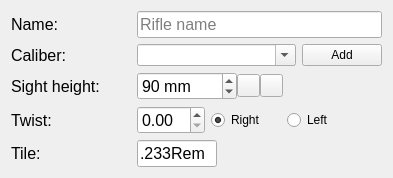
<?xml version="1.0" encoding="UTF-8"?>
<ui version="4.0">
 <class>catalogRifle</class>
 <widget class="QWidget" name="catalogRifle">
  <property name="geometry">
   <rect>
    <x>0</x>
    <y>0</y>
    <width>393</width>
    <height>167</height>
   </rect>
  </property>
  <property name="maximumSize">
   <size>
    <width>16777215</width>
    <height>167</height>
   </size>
  </property>
  <property name="windowTitle">
   <string>Form</string>
  </property>
  <layout class="QGridLayout" name="gridLayout">
   <item row="4" column="1">
    <widget class="QLineEdit" name="caliberShort">
     <property name="sizePolicy">
      <sizepolicy hsizetype="Fixed" vsizetype="Preferred">
       <horstretch>0</horstretch>
       <verstretch>0</verstretch>
      </sizepolicy>
     </property>
     <property name="minimumSize">
      <size>
       <width>0</width>
       <height>0</height>
      </size>
     </property>
     <property name="maximumSize">
      <size>
       <width>80</width>
       <height>16777215</height>
      </size>
     </property>
     <property name="font">
      <font>
       <pointsize>12</pointsize>
      </font>
     </property>
     <property name="styleSheet">
      <string notr="true"/>
     </property>
     <property name="text">
      <string notr="true">.233Rem</string>
     </property>
     <property name="maxLength">
      <number>8</number>
     </property>
    </widget>
   </item>
   <item row="2" column="0">
    <widget class="QLabel" name="label_67">
     <property name="sizePolicy">
      <sizepolicy hsizetype="Preferred" vsizetype="Preferred">
       <horstretch>0</horstretch>
       <verstretch>0</verstretch>
      </sizepolicy>
     </property>
     <property name="minimumSize">
      <size>
       <width>120</width>
       <height>0</height>
      </size>
     </property>
     <property name="font">
      <font>
       <pointsize>12</pointsize>
      </font>
     </property>
     <property name="text">
      <string>Sight height:</string>
     </property>
    </widget>
   </item>
   <item row="1" column="1">
    <widget class="QComboBox" name="caliberName">
     <property name="sizePolicy">
      <sizepolicy hsizetype="Expanding" vsizetype="Preferred">
       <horstretch>0</horstretch>
       <verstretch>0</verstretch>
      </sizepolicy>
     </property>
     <property name="editable">
      <bool>true</bool>
     </property>
    </widget>
   </item>
   <item row="1" column="0">
    <widget class="QLabel" name="label_23">
     <property name="sizePolicy">
      <sizepolicy hsizetype="Preferred" vsizetype="Preferred">
       <horstretch>0</horstretch>
       <verstretch>0</verstretch>
      </sizepolicy>
     </property>
     <property name="minimumSize">
      <size>
       <width>120</width>
       <height>0</height>
      </size>
     </property>
     <property name="font">
      <font>
       <pointsize>12</pointsize>
      </font>
     </property>
     <property name="text">
      <string>Caliber:</string>
     </property>
    </widget>
   </item>
   <item row="0" column="0">
    <widget class="QLabel" name="label_25">
     <property name="sizePolicy">
      <sizepolicy hsizetype="Preferred" vsizetype="Preferred">
       <horstretch>0</horstretch>
       <verstretch>0</verstretch>
      </sizepolicy>
     </property>
     <property name="minimumSize">
      <size>
       <width>120</width>
       <height>0</height>
      </size>
     </property>
     <property name="font">
      <font>
       <pointsize>12</pointsize>
      </font>
     </property>
     <property name="text">
      <string>Name:</string>
     </property>
    </widget>
   </item>
   <item row="3" column="0">
    <widget class="QLabel" name="label_68">
     <property name="sizePolicy">
      <sizepolicy hsizetype="Preferred" vsizetype="Preferred">
       <horstretch>0</horstretch>
       <verstretch>0</verstretch>
      </sizepolicy>
     </property>
     <property name="minimumSize">
      <size>
       <width>120</width>
       <height>0</height>
      </size>
     </property>
     <property name="font">
      <font>
       <pointsize>12</pointsize>
      </font>
     </property>
     <property name="text">
      <string>Twist:</string>
     </property>
    </widget>
   </item>
   <item row="4" column="0">
    <widget class="QLabel" name="label_24">
     <property name="sizePolicy">
      <sizepolicy hsizetype="Preferred" vsizetype="Preferred">
       <horstretch>0</horstretch>
       <verstretch>0</verstretch>
      </sizepolicy>
     </property>
     <property name="minimumSize">
      <size>
       <width>120</width>
       <height>0</height>
      </size>
     </property>
     <property name="font">
      <font>
       <pointsize>12</pointsize>
      </font>
     </property>
     <property name="text">
      <string>Tile:</string>
     </property>
    </widget>
   </item>
   <item row="1" column="2">
    <widget class="QPushButton" name="pushButton">
     <property name="sizePolicy">
      <sizepolicy hsizetype="Preferred" vsizetype="Preferred">
       <horstretch>0</horstretch>
       <verstretch>0</verstretch>
      </sizepolicy>
     </property>
     <property name="text">
      <string>Add</string>
     </property>
    </widget>
   </item>
   <item row="0" column="1" colspan="2">
    <widget class="QLineEdit" name="rifleName">
     <property name="sizePolicy">
      <sizepolicy hsizetype="Expanding" vsizetype="Preferred">
       <horstretch>0</horstretch>
       <verstretch>0</verstretch>
      </sizepolicy>
     </property>
     <property name="minimumSize">
      <size>
       <width>200</width>
       <height>0</height>
      </size>
     </property>
     <property name="font">
      <font>
       <pointsize>12</pointsize>
      </font>
     </property>
     <property name="styleSheet">
      <string notr="true"/>
     </property>
     <property name="text">
      <string notr="true"/>
     </property>
     <property name="maxLength">
      <number>20</number>
     </property>
     <property name="frame">
      <bool>true</bool>
     </property>
     <property name="placeholderText">
      <string>Rifle name</string>
     </property>
    </widget>
   </item>
   <item row="2" column="1" colspan="2">
    <widget class="QWidget" name="widget_38" native="true">
     <property name="sizePolicy">
      <sizepolicy hsizetype="Expanding" vsizetype="Preferred">
       <horstretch>0</horstretch>
       <verstretch>0</verstretch>
      </sizepolicy>
     </property>
     <property name="minimumSize">
      <size>
       <width>0</width>
       <height>0</height>
      </size>
     </property>
     <layout class="QHBoxLayout" name="horizontalLayout_10">
      <property name="spacing">
       <number>0</number>
      </property>
      <property name="leftMargin">
       <number>0</number>
      </property>
      <property name="topMargin">
       <number>0</number>
      </property>
      <property name="rightMargin">
       <number>0</number>
      </property>
      <property name="bottomMargin">
       <number>0</number>
      </property>
      <item>
       <widget class="QSpinBox" name="sh">
        <property name="sizePolicy">
         <sizepolicy hsizetype="Minimum" vsizetype="Preferred">
          <horstretch>0</horstretch>
          <verstretch>0</verstretch>
         </sizepolicy>
        </property>
        <property name="minimumSize">
         <size>
          <width>100</width>
          <height>0</height>
         </size>
        </property>
        <property name="maximumSize">
         <size>
          <width>80</width>
          <height>16777215</height>
         </size>
        </property>
        <property name="font">
         <font>
          <pointsize>12</pointsize>
         </font>
        </property>
        <property name="styleSheet">
         <string notr="true"/>
        </property>
        <property name="suffix">
         <string> mm</string>
        </property>
        <property name="maximum">
         <number>200</number>
        </property>
        <property name="value">
         <number>90</number>
        </property>
       </widget>
      </item>
      <item>
       <widget class="QPushButton" name="lPushButton_28">
        <property name="sizePolicy">
         <sizepolicy hsizetype="Fixed" vsizetype="Preferred">
          <horstretch>0</horstretch>
          <verstretch>0</verstretch>
         </sizepolicy>
        </property>
        <property name="maximumSize">
         <size>
          <width>23</width>
          <height>23</height>
         </size>
        </property>
        <property name="text">
         <string/>
        </property>
        <property name="icon">
         <iconset>
          <normaloff>../.rsrc/res/drawable/arrowrlbtn21a.png</normaloff>../.rsrc/res/drawable/arrowrlbtn21a.png</iconset>
        </property>
       </widget>
      </item>
      <item>
       <widget class="QPushButton" name="rPushButton_28">
        <property name="sizePolicy">
         <sizepolicy hsizetype="Fixed" vsizetype="Preferred">
          <horstretch>0</horstretch>
          <verstretch>0</verstretch>
         </sizepolicy>
        </property>
        <property name="maximumSize">
         <size>
          <width>23</width>
          <height>23</height>
         </size>
        </property>
        <property name="text">
         <string/>
        </property>
        <property name="icon">
         <iconset>
          <normaloff>../.rsrc/res/drawable/arrowlrbtn21a.png</normaloff>../.rsrc/res/drawable/arrowlrbtn21a.png</iconset>
        </property>
       </widget>
      </item>
      <item>
       <spacer name="horizontalSpacer_4">
        <property name="sizePolicy">
         <sizepolicy hsizetype="Preferred" vsizetype="Minimum">
          <horstretch>0</horstretch>
          <verstretch>0</verstretch>
         </sizepolicy>
        </property>
        <property name="orientation">
         <enum>Qt::Horizontal</enum>
        </property>
        <property name="sizeHint" stdset="0">
         <size>
          <width>40</width>
          <height>20</height>
         </size>
        </property>
       </spacer>
      </item>
     </layout>
    </widget>
   </item>
   <item row="3" column="1" colspan="2">
    <widget class="QWidget" name="widget_8" native="true">
     <property name="sizePolicy">
      <sizepolicy hsizetype="Preferred" vsizetype="Preferred">
       <horstretch>0</horstretch>
       <verstretch>0</verstretch>
      </sizepolicy>
     </property>
     <layout class="QHBoxLayout" name="horizontalLayout_49">
      <property name="spacing">
       <number>6</number>
      </property>
      <property name="leftMargin">
       <number>0</number>
      </property>
      <property name="topMargin">
       <number>0</number>
      </property>
      <property name="rightMargin">
       <number>0</number>
      </property>
      <property name="bottomMargin">
       <number>0</number>
      </property>
      <item>
       <widget class="QDoubleSpinBox" name="twist">
        <property name="sizePolicy">
         <sizepolicy hsizetype="Minimum" vsizetype="Preferred">
          <horstretch>0</horstretch>
          <verstretch>0</verstretch>
         </sizepolicy>
        </property>
        <property name="font">
         <font>
          <pointsize>12</pointsize>
         </font>
        </property>
        <property name="styleSheet">
         <string notr="true"/>
        </property>
       </widget>
      </item>
      <item>
       <widget class="QRadioButton" name="rightTwist">
        <property name="enabled">
         <bool>true</bool>
        </property>
        <property name="sizePolicy">
         <sizepolicy hsizetype="Preferred" vsizetype="Preferred">
          <horstretch>0</horstretch>
          <verstretch>0</verstretch>
         </sizepolicy>
        </property>
        <property name="minimumSize">
         <size>
          <width>70</width>
          <height>0</height>
         </size>
        </property>
        <property name="styleSheet">
         <string notr="true"/>
        </property>
        <property name="text">
         <string>Right</string>
        </property>
        <property name="checked">
         <bool>true</bool>
        </property>
       </widget>
      </item>
      <item>
       <widget class="QRadioButton" name="leftTwist">
        <property name="sizePolicy">
         <sizepolicy hsizetype="Preferred" vsizetype="Preferred">
          <horstretch>0</horstretch>
          <verstretch>0</verstretch>
         </sizepolicy>
        </property>
        <property name="minimumSize">
         <size>
          <width>70</width>
          <height>0</height>
         </size>
        </property>
        <property name="styleSheet">
         <string notr="true"/>
        </property>
        <property name="text">
         <string>Left</string>
        </property>
       </widget>
      </item>
      <item>
       <spacer name="horizontalSpacer_5">
        <property name="sizePolicy">
         <sizepolicy hsizetype="Preferred" vsizetype="Minimum">
          <horstretch>0</horstretch>
          <verstretch>0</verstretch>
         </sizepolicy>
        </property>
        <property name="orientation">
         <enum>Qt::Horizontal</enum>
        </property>
        <property name="sizeHint" stdset="0">
         <size>
          <width>40</width>
          <height>20</height>
         </size>
        </property>
       </spacer>
      </item>
     </layout>
    </widget>
   </item>
  </layout>
 </widget>
 <resources/>
 <connections/>
</ui>
